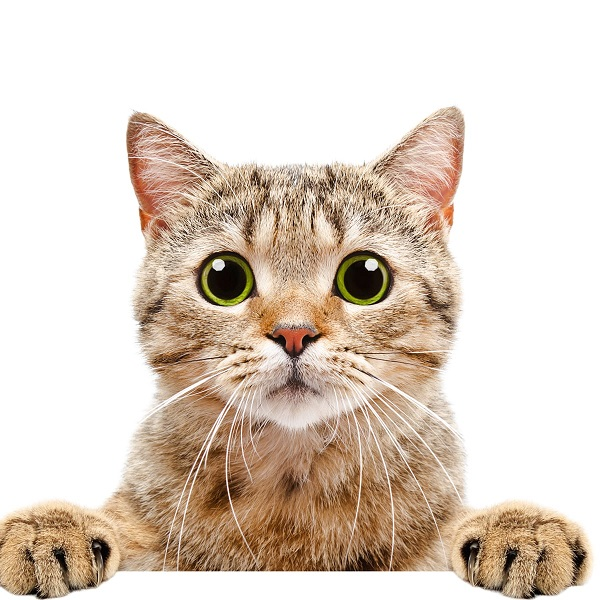
#> input picture OpenCV 01일차/실습/img/image.jpg, 600 x 600 px
$ python opencv_04.py
#> lines starting #> are read from the running program, lines starting #| are printed output that depends on the picture
# OpenCV 이미지 여러색 출력
import cv2
import numpy as np

img_src = cv2.imread('img/image.jpg', cv2.IMREAD_COLOR)
#> img_src is the input picture: shape (600, 600, 3); mean B, G, R 196.6, 208.9, 222.5
img_src = cv2.resize(img_src, dsize=(500, 500), interpolation=cv2.INTER_AREA)
#> img_src: shape (500, 500, 3)
img_gray = cv2.cvtColor(img_src, cv2.COLOR_BGR2GRAY)
img_grays = cv2.cvtColor(img_gray, cv2.COLOR_GRAY2BGR)

img_b, img_g, img_r = cv2.split(img_src)  # 채널 분리
height, width = img_src.shape[:2]
#> height = 500; width = 500

zero = np.zeros((height, width, 1), dtype=np.uint8)
zeros = cv2.merge((zero, zero, zero))

img_bs = cv2.merge((img_b, zero, zero))
img_gs = cv2.merge((zero, img_g, zero))
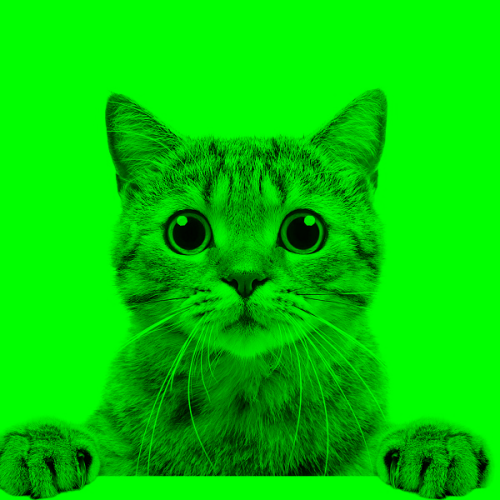
#> img_gs: shape (500, 500, 3); mean of channels 0, 1, 2 0, 208.9, 0; drawn as B, G, R
img_rs = cv2.merge((zero, zero, img_r))
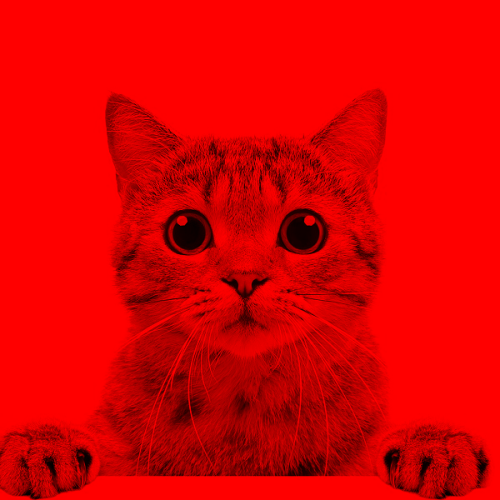
#> img_rs: shape (500, 500, 3); mean of channels 0, 1, 2 0, 0, 222.5; drawn as B, G, R

cont = cv2.hconcat([img_src, img_grays])
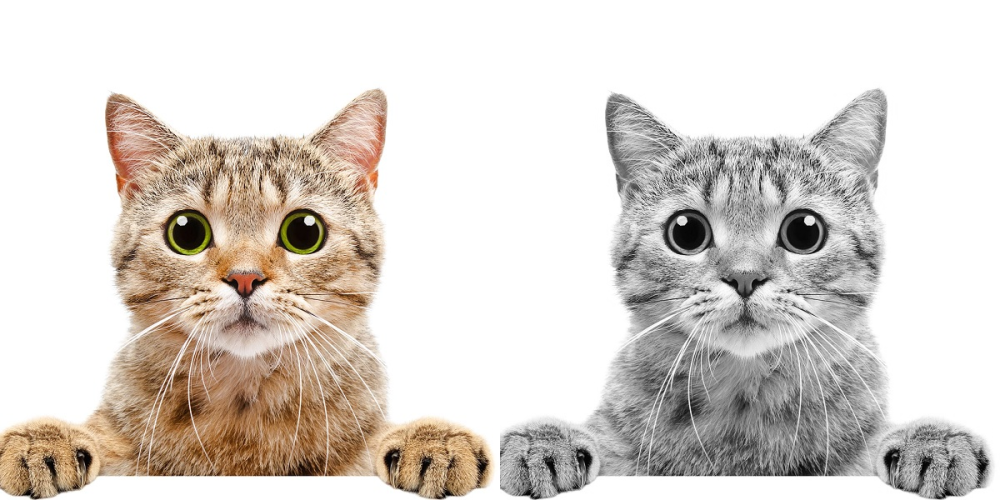
#> cont: shape (500, 1000, 3); mean B, G, R 204.1, 210.2, 217
cont1 = cv2.hconcat([cont, zeros])
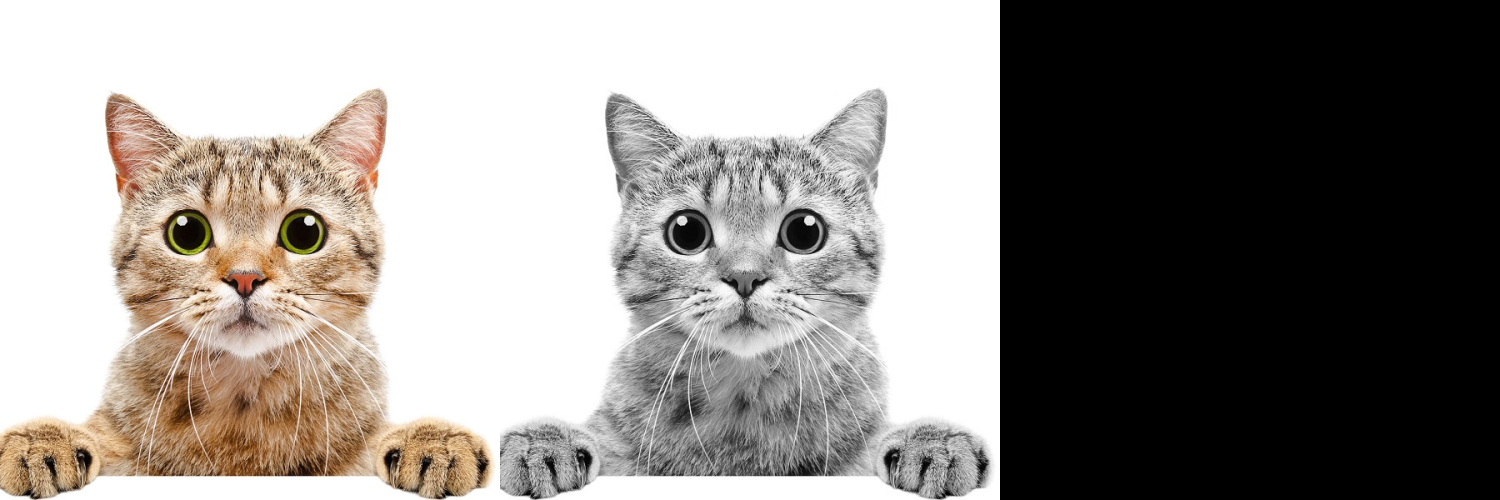
#> cont1: shape (500, 1500, 3); mean B, G, R 136, 140.2, 144.7

cont2 = cv2.hconcat([img_bs, img_gs])
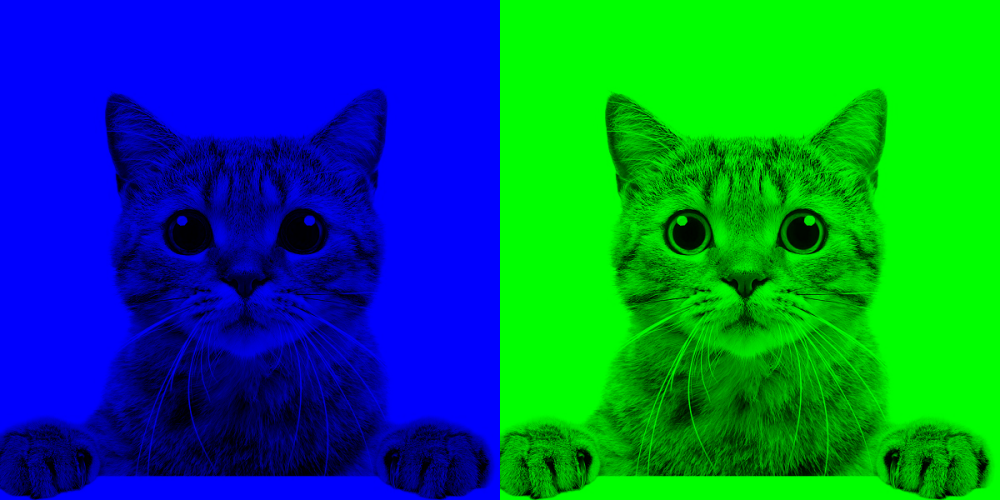
#> cont2: shape (500, 1000, 3); mean of channels 0, 1, 2 98.3, 104.5, 0; drawn as B, G, R
cont3 = cv2.hconcat([cont2, img_rs])
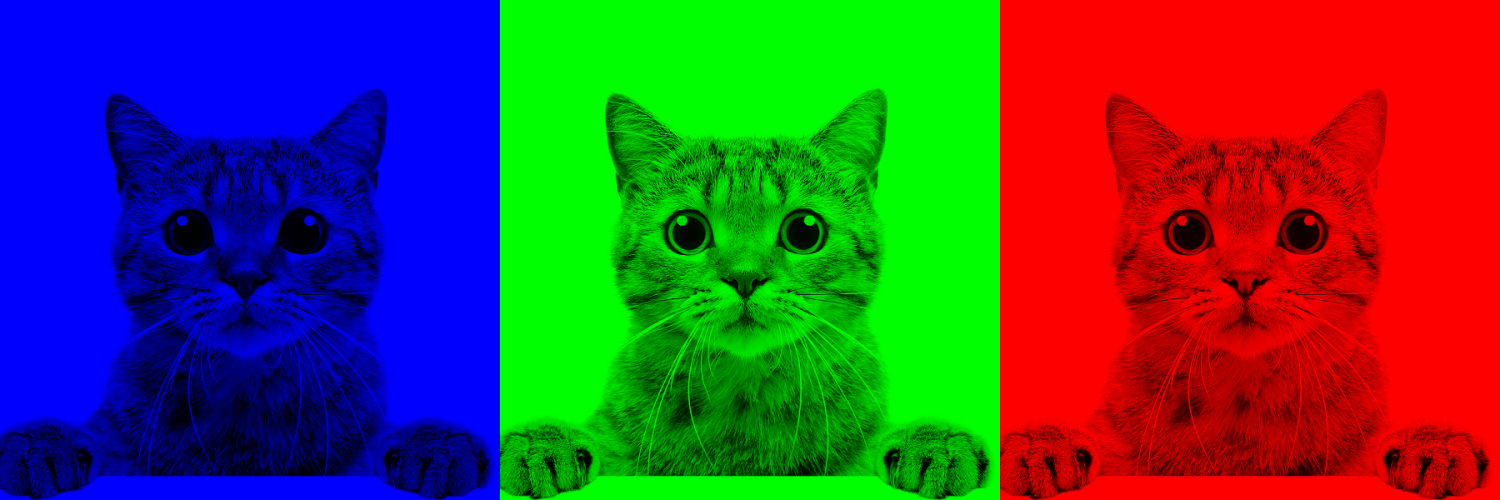
#> cont3: shape (500, 1500, 3); mean of channels 0, 1, 2 65.5, 69.6, 74.2; drawn as B, G, R

cont4 = cv2.vconcat([cont1, cont3])
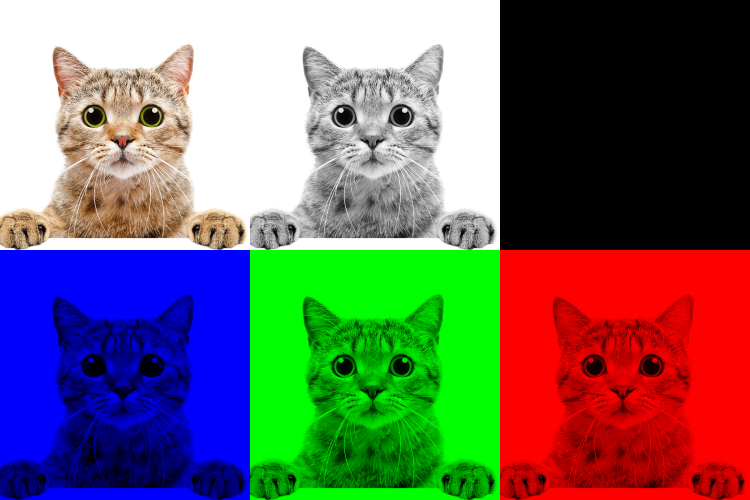
#> cont4: shape (1000, 1500, 3) (shown at 1/2 size); mean B, G, R 100.8, 104.9, 109.4

cv2.imshow('img', cont4)

cv2.waitKey(0)
cv2.destroyAllWindows()
